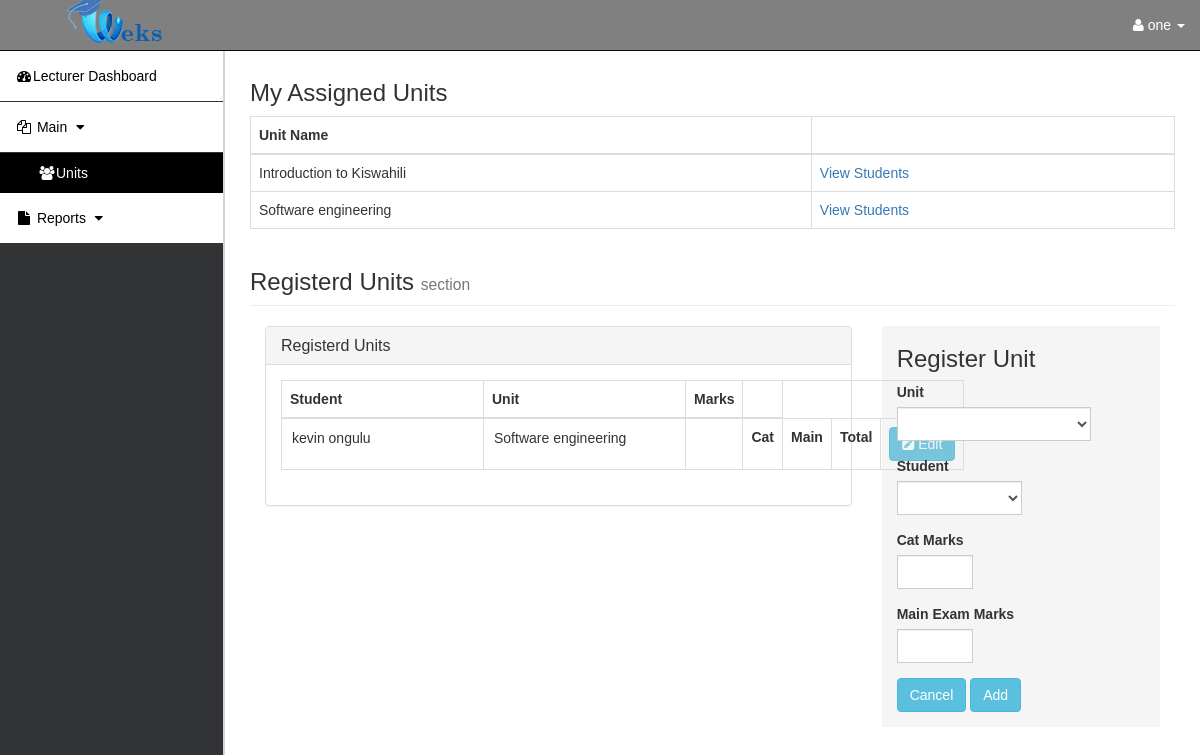
Page /rms.php?page=registered_units (signed in) on the earlier database version.
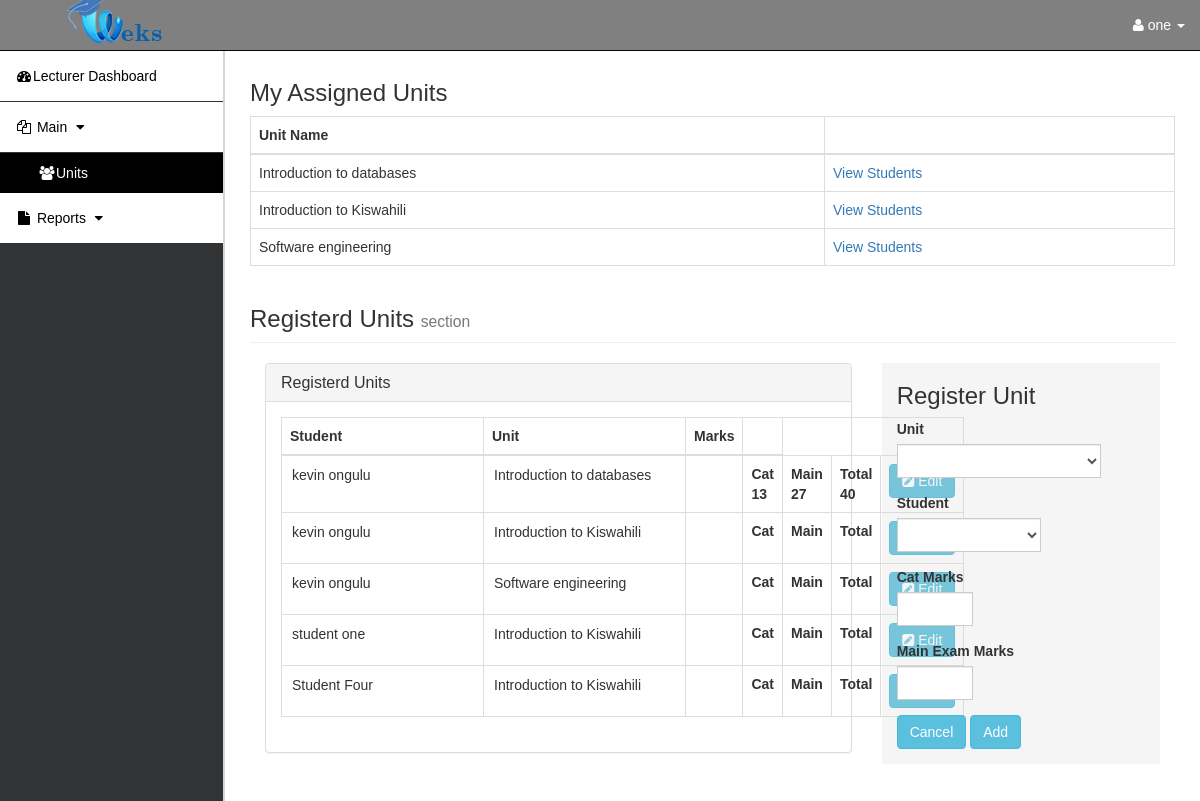
Same page on the later database version.
### tables this page shows
CREATE TABLE `subjects` (
  `SUBJECT_ID` int(11) NOT NULL,
  `SUBJECT` varchar(100) NOT NULL,
  `FOR` int(10) DEFAULT NULL,
  `DESCRIPTION` text NOT NULL,
  `LECTURER` int(10) NOT NULL,
  `study_year` int(10) NOT NULL DEFAULT 1,
  `grade` int(10) NOT NULL DEFAULT 1,
  `semester` int(10) DEFAULT NULL
);

CREATE TABLE `registered_units` (
  `id` int(10) NOT NULL,
  `student` int(10) NOT NULL,
  `unit` int(10) NOT NULL,
  `date_registered` datetime NOT NULL DEFAULT current_timestamp(),
  `marks` int(3) DEFAULT NULL,
  `date_updated` datetime NOT NULL,
  `school_year` int(10) NOT NULL DEFAULT 1,
  `semester` int(10) NOT NULL DEFAULT 1,
  `study_year` int(10) NOT NULL DEFAULT 1,
  `cat_marks` int(3) DEFAULT NULL,
  `main_exam_marks` int(3) DEFAULT NULL
);

CREATE TABLE `user` (
  `USER_ID` int(11) NOT NULL,
  `LASTNAME` varchar(30) NOT NULL,
  `FIRSTNAME` varchar(30) NOT NULL,
  `MIDDLE_NAME` varchar(100) NOT NULL,
  `USERNAME` varchar(100) NOT NULL,
  `USER_TYPE` varchar(15) NOT NULL,
  `ADDRESS` varchar(255) NOT NULL,
  `GENDER` varchar(10) NOT NULL,
  `DOB` date NOT NULL DEFAULT current_timestamp(),
  `EMAIL` varchar(100) NOT NULL,
  `PASSWORD` varchar(255) NOT NULL DEFAULT '0192023a7bbd73250516f069df18b500'
);

### registered_units.php (the view, shortened to what the changed rows need)
<?php if($_SESSION['user_type'] == "LECTURER"){ ?>
    <table id="students" class="table table-hover table-bordered">
      <thead>
      <tr>
        <th>Unit Name</th>
        <th></th>
      </tr>
    </thead>
    <tbody>
    <?php
    include 'db.php';
    $user_id=$_SESSION['ID'];
    $query=$conn->query("SELECT * from subjects WHERE LECTURER='$user_id'");
    while($row=mysqli_fetch_array($query)){
      ?>
      <tr>
        <td><?php echo $row['SUBJECT'] ?></td>
        <td> <a href="rms.php?page=unit_students&id=<?php echo $row['SUBJECT_ID'] ?>">View Students</a> </td>
      </tr>
      <?php
    }
    ?>
  </tbody>
    </table>
  <?php } ?>
       <div class="col-md-8 " id="s_page">
        <div class="panel panel-default">
        <div class="panel-body">
  <table id="students" class="table table-hover table-bordered">
    <thead>
      <tr>
        <th>Student</th>
        <th>Unit</th>
        <th>Marks</th>
        <th></th>
      </tr>
    </thead>
    <tbody>
    <?php
    include 'db.php';
      if($_SESSION['user_type'] == "LECTURER"){
        $user_id=$_SESSION['ID'];
        $more_sql=" WHERE subjects.LECTURER=$user_id";
      }
    $sql=  mysqli_query($conn, "SELECT registered_units.main_exam_marks,registered_units.cat_marks,registered_units.id,registered_units.marks,subjects.SUBJECT_ID,subjects.SUBJECT,students.STUDENT_ID,user.FIRSTNAME,user.LASTNAME FROM registered_units JOIN students ON registered_units.student=students.STUDENT_ID JOIN subjects ON registered_units.unit=subjects.SUBJECT_ID JOIN user ON students.USER=user.USER_ID $more_sql Order by registered_units.id ASC");
    while($row = mysqli_fetch_assoc($sql)) {
    ?>
      <tr>
        <td><input id="studentname<?php echo $row["id"] ?>"  name="" type="text" style="border:0px" value="<?php echo $row['FIRSTNAME'].' '.$row['LASTNAME'] ?>" readonly></td>
        <td><input id="unitname<?php echo $row["id"] ?>"  name="" type="text" style="border:0px" value="<?php echo $row['SUBJECT'] ?>" readonly></td>
        <td>
          <th>Cat<br><?php echo $row['cat_marks'] ?></th>
          <th>Main<br><?php echo $row['main_exam_marks'] ?></th>
          <th>Total<br><?php echo $row['marks'] ?></th>
        </td>
        <?php if($_SESSION['user_type'] != "STUDENT"){ ?>
        <td><center><a onclick="update_data(<?php echo $row["id"]?>)" class="btn btn-info" ><i class="fa fa-pencil-square" aria-hidden="true"></i> Edit</a></center></td>
        <?php } ?>
      </tr>
      <?php
    }
      ?>
    </tbody>
  </table>
</div>
</div>
</div>

Differences in the rows shown:
now on this page (row edited): subjects: SUBJECT "Introduction to databases"
added registered_units: LASTNAME "kevin ongulu", unit.SUBJECT "Introduction to databases", cat_marks "13", main_exam_marks "27", marks "40"
added registered_units: LASTNAME "kevin ongulu", unit.SUBJECT "Introduction to Kiswahili"
added registered_units: LASTNAME "student one", unit.SUBJECT "Introduction to Kiswahili"
added registered_units: LASTNAME "Student Four", unit.SUBJECT "Introduction to Kiswahili"
